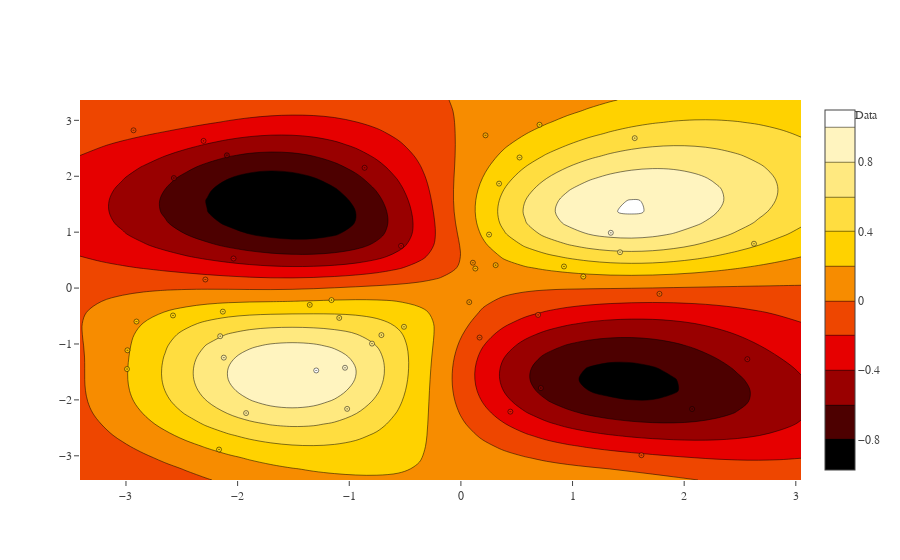

Source (notebook cell):
### Markdown cell above
## 2-dimensional example

Here is a 2 dimensional example:

### Code cell
# sample inputs and outputs
X = np.random.uniform(-3.,3.,(50,2))
Y = np.sin(X[:,0:1]) * np.sin(X[:,1:2])+np.random.randn(50,1)*0.05

# define kernel
ker = GPy.kern.Matern52(2,ARD=True) + GPy.kern.White(2)

# create simple GP model
m = GPy.models.GPRegression(X,Y,ker)

# optimize and plot
m.optimize(messages=True,max_f_eval = 1000)
fig = m.plot()
display(GPy.plotting.show(fig, filename='basic_gp_regression_notebook_2d'))
display(m)
